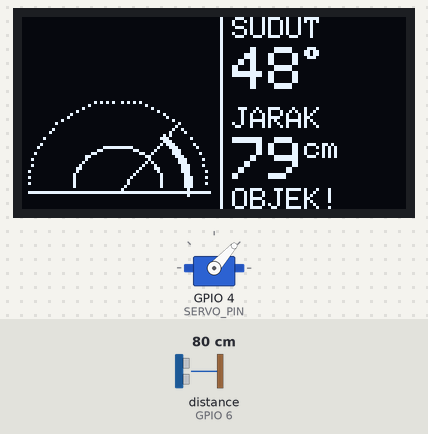
The sketch below on a simulated ESP32-S3. Parts: 128×64 one-colour display, servo. Wiring (from diagram.json): ultrasonic range finder: trigger GPIO 5; echo GPIO 6. The inputs (shaded band) are chosen by the test bench; at power-on: distance to the obstacle (sensor on GPIO 6) 80 cm. The echo pulse lasts 58.3 µs per cm; servo pulses on a pin are drawn as a servo (544–2400 µs = 0–180°); what the sketch prints to the serial monitor is not drawn.

Above: at 3.27 s.
3.3 s: distance to the obstacle (sensor on GPIO 6) set to 96 cm
At 4.56 s:
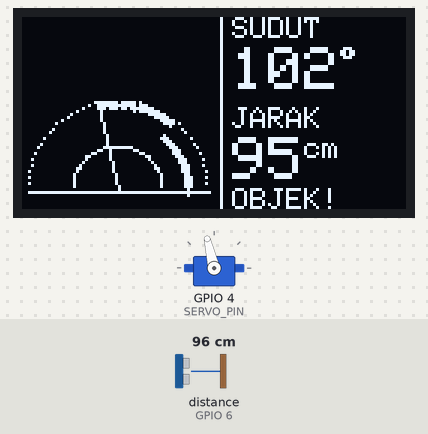
4.9 s: distance to the obstacle (sensor on GPIO 6) set to 105 cm
At 4.99 s:
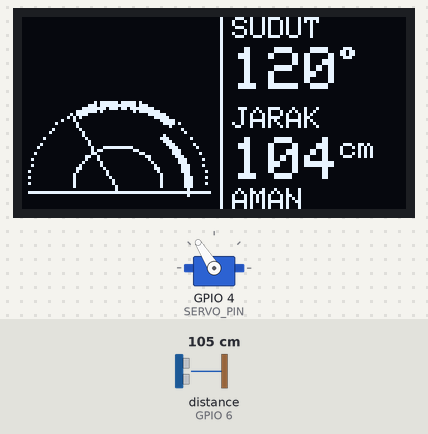
6.7 s: distance to the obstacle (sensor on GPIO 6) set to 2 cm
At 6.86 s:
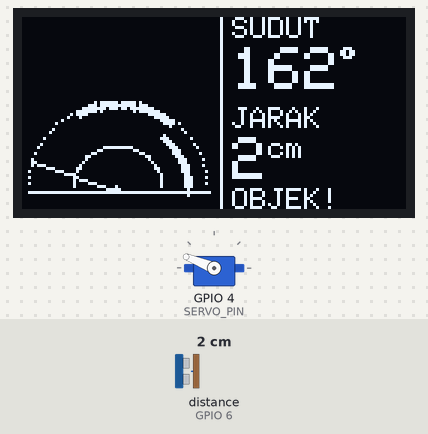
8.4 s: distance to the obstacle (sensor on GPIO 6) set to 120 cm
At 8.54 s:
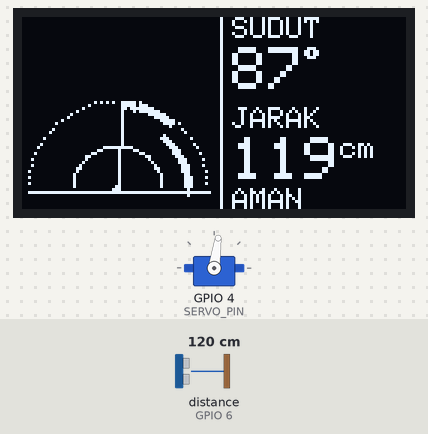
10.1 s: distance to the obstacle (sensor on GPIO 6) set to 4 cm
At 10.14 s:
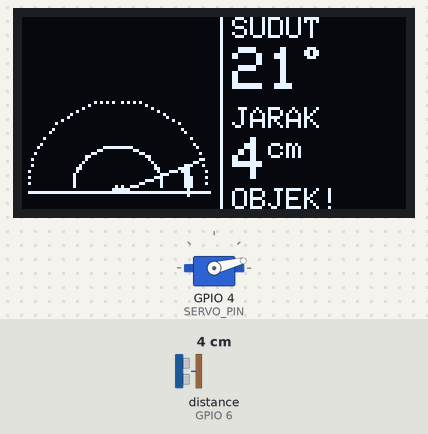
Timing chart, 0 to 15.8 s (numbered marks = the images above; inputs shaded):
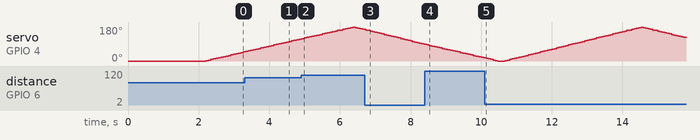

Measured:
- the behaviour switches between 100 and 101 cm on distance to the obstacle (sensor on GPIO 6) (found by bisection; images 1 and 2)
- after the input at 4.9 s, the display: first differs from a run without the input after 0.09 s (image 2)
- after the input at 6.7 s, the display: first differs from a run without the input after 0.09 s (image 3 shows a later state)
- after the input at 8.4 s, the display: first changes after 0.06 s (image 4 shows a later state)
- after the input at 10.1 s, the display: changes at once (image 5)

The sketch:

sketch.ino
```cpp
#include <Wire.h>
#include <Adafruit_GFX.h>
#include <Adafruit_SSD1306.h>

// ---------- Pin ESP32-S3 ----------
#define SDA_PIN    8
#define SCL_PIN    9
#define SERVO_PIN  4
#define TRIG_PIN   5
#define ECHO_PIN   6

// ---------- Servo via LEDC ----------
#define SERVO_FREQ   50
#define SERVO_BITS   14
#define SERVO_MIN_US 500
#define SERVO_MAX_US 2400

void servoWrite(int deg) {
  deg = constrain(deg, 0, 180);
  uint32_t us = map(deg, 0, 180, SERVO_MIN_US, SERVO_MAX_US);
  uint32_t duty = (uint32_t)((uint64_t)us * ((1 << SERVO_BITS) - 1) / 20000UL);
  ledcWrite(SERVO_PIN, duty);
}

// ---------- OLED ----------
Adafruit_SSD1306 display(128, 64, &Wire, -1);

// ---------- Radar ----------
const int CX = 32;
const int CY = 58;
const int R  = 30;
const int MAX_DIST = 100;
const int STEP = 3;
const int N = 180 / STEP + 1;

int distMap[N];
int angle = 0;
int dir = STEP;
float curDist = -1;

// ---------- Baca jarak HC-SR04 (cm) ----------
float readDistance() {
  digitalWrite(TRIG_PIN, LOW);
  delayMicroseconds(2);
  digitalWrite(TRIG_PIN, HIGH);
  delayMicroseconds(10);
  digitalWrite(TRIG_PIN, LOW);
  long dur = pulseIn(ECHO_PIN, HIGH, 30000UL);
  if (dur == 0) return -1;
  return dur * 0.0343 / 2.0;
}

// ---------- Gambar radar + dashboard ----------
void drawScreen() {
  display.clearDisplay();

  // Area radar (kiri)
  display.drawLine(CX - R, CY, CX + R, CY, SSD1306_WHITE);
  for (int a = 0; a <= 180; a += 4) {
    float r1 = a * DEG_TO_RAD;
    display.drawPixel(CX + R * cos(r1), CY - R * sin(r1), SSD1306_WHITE);
    display.drawPixel(CX + (R / 2) * cos(r1), CY - (R / 2) * sin(r1), SSD1306_WHITE);
  }

  // Titik objek hasil scan
  for (int i = 0; i < N; i++) {
    if (distMap[i] > 0 && distMap[i] <= MAX_DIST) {
      float r2 = (i * STEP) * DEG_TO_RAD;
      float rr = (float)distMap[i] / MAX_DIST * R;
      display.fillCircle(CX + rr * cos(r2), CY - rr * sin(r2), 1, SSD1306_WHITE);
    }
  }

  // Jarum radar
  float rad = angle * DEG_TO_RAD;
  display.drawLine(CX, CY, CX + R * cos(rad), CY - R * sin(rad), SSD1306_WHITE);

  // Pemisah
  display.drawLine(66, 0, 66, 63, SSD1306_WHITE);

  // Dashboard (kanan)
  display.setTextColor(SSD1306_WHITE);

  display.setTextSize(1);
  display.setCursor(70, 0);
  display.print("SUDUT");
  display.setTextSize(2);
  display.setCursor(70, 10);
  display.print(angle);
  display.setTextSize(1);
  display.print((char)247);

  display.setTextSize(1);
  display.setCursor(70, 30);
  display.print("JARAK");
  display.setTextSize(2);
  display.setCursor(70, 40);
  if (curDist < 0) display.print("---");
  else display.print((int)curDist);
  display.setTextSize(1);
  display.print("cm");

  display.setCursor(70, 57);
  if (curDist > 0 && curDist <= MAX_DIST) display.print("OBJEK!");
  else display.print("AMAN");

  display.display();
}

void setup() {
  Serial.begin(115200);
  delay(500);
  Serial.println("1. Mulai");

  pinMode(TRIG_PIN, OUTPUT);
  pinMode(ECHO_PIN, INPUT);

  Wire.begin(SDA_PIN, SCL_PIN);
  if (!display.begin(SSD1306_SWITCHCAPVCC, 0x3C)) {
    Serial.println("OLED GAGAL init");
    while (true) delay(10);
  }
  Serial.println("2. OLED OK");

  display.clearDisplay();
  display.setTextColor(SSD1306_WHITE);
  display.setTextSize(2);
  display.setCursor(20, 15);
  display.println("RADAR");
  display.setTextSize(1);
  display.setCursor(15, 40);
  display.println("ESP32-S3 + HC-SR04");
  display.display();

  Serial.println("3. Init servo (LEDC)...");
  ledcAttach(SERVO_PIN, SERVO_FREQ, SERVO_BITS);
  servoWrite(0);
  Serial.println("4. Servo OK");

  for (int i = 0; i < N; i++) distMap[i] = -1;
  delay(1500);
}

void loop() {
  servoWrite(angle);
  delay(40);

  curDist = readDistance();
  distMap[angle / STEP] = (curDist > 0 && curDist <= MAX_DIST) ? (int)curDist : -1;

  drawScreen();

  Serial.printf("Sudut: %3d deg | Jarak: ", angle);
  if (curDist < 0) Serial.println("---");
  else Serial.printf("%.1f cm\n", curDist);

  angle += dir;
  if (angle >= 180) { angle = 180; dir = -STEP; }
  if (angle <= 0)   { angle = 0;   dir =  STEP; }
}
```
